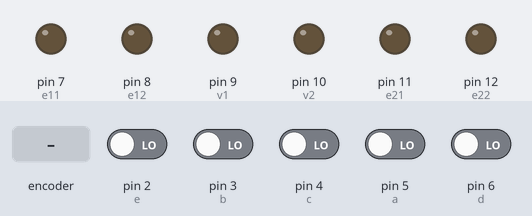
This sketch was run on a simulated Arduino Uno, built with avr-gcc and run on an emulated ATmega328P. Parts: output pins drawn as LEDs (lit = HIGH). Dashed ring = blinking. Inputs (shaded band) come from the test bench; at power-on: pin 2 (e), pin 3 (b), pin 4 (c), pin 5 (a), pin 6 (d) LOW.

Above: at 1.7 s.
1.8 s: rotary encoder on pin 5 (a) / pin 3 (b) turned 1 step (first pin leading)
At 2.6 s:
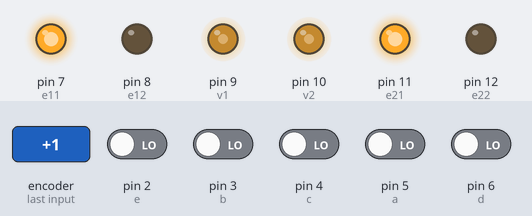
At 4.6 s:
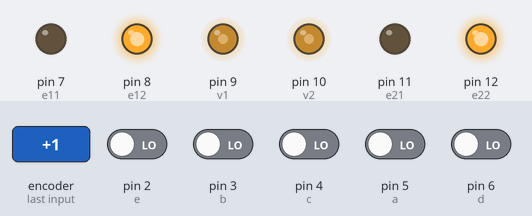
5.0 s: pin 2 (e) driven HIGH
8.0 s: pin 2 (e) driven LOW
At 9.7 s:
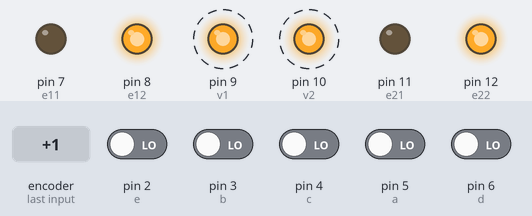
11.0 s: pin 4 (c) driven HIGH
At 12.5 s:
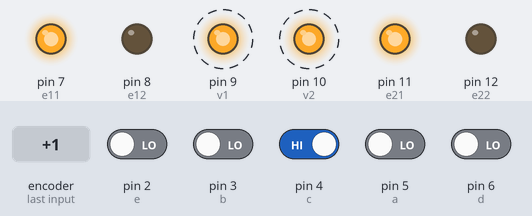
14.0 s: pin 6 (d) driven HIGH
17.0 s: pin 2 (e) driven HIGH
Timing chart, 0 to 21.0 s (numbered marks = the images above; inputs shaded):
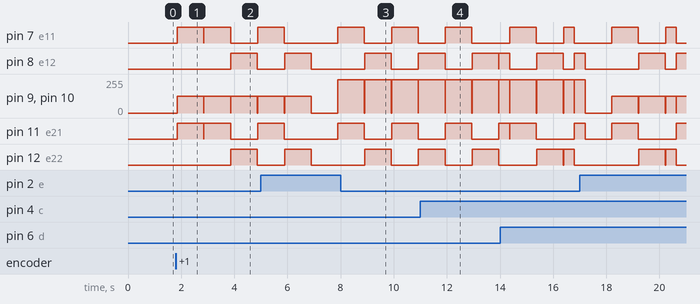

The sketch:

SillaRuedas2.ino
```cpp
//SillaRuedas2.ino


const int e11=7,e12=8,v1=9,v2=10,e21=11,e22=12,a=5,b=3,c=4,d=6,e=2;
int valor;
bool vel,ad,at,de,iz,edo;

void setup() {
	Serial.begin(9600);
	pinMode(e11,OUTPUT);
	pinMode(e12,OUTPUT);
	pinMode(e21,OUTPUT);
	pinMode(e22,OUTPUT);
	pinMode(v1,OUTPUT);
	pinMode(v2,OUTPUT);
	pinMode(a,INPUT);
	pinMode(b,INPUT);
	pinMode(c,INPUT);
	pinMode(d,INPUT);
	pinMode(e,INPUT);
	delay(500);
	edo=0;
	apagar();
}

void loop() {
	vel=digitalRead(e);
	ad=digitalRead(a);
	at=digitalRead(b);
	iz=digitalRead(c);
	de=digitalRead(d);

	if(vel==HIGH){
		edo=!edo;
		delay(1000);
	}

	valor=125+edo*125;

 	if(ad==HIGH){
 		pe();
 		digitalWrite(e11,HIGH);
 		digitalWrite(e21,HIGH);
 		delay(1000);
 		apagar();
 	}
	if(at==HIGH){
 		pe();
 		digitalWrite(e12,HIGH);
 		digitalWrite(e22,HIGH);
 		delay(1000);
 		apagar();
 	}
 	if(de==HIGH){
 		pe();
 		digitalWrite(e11,HIGH);
 		digitalWrite(e22,HIGH);
 		delay(400);
 		apagar();
 	}
 	if(iz==HIGH){
 		pe();
 		digitalWrite(e12,HIGH);
 		digitalWrite(e21,HIGH);
 		delay(400);
 		apagar();
	}
}


void apagar(){
	digitalWrite(e11,LOW);
	digitalWrite(e12,LOW);
	digitalWrite(e21,LOW);
	digitalWrite(e22,LOW);
	digitalWrite(v1,LOW);
	digitalWrite(v2,LOW);
	delay(10);
}

void pe(){
  	analogWrite(v1,valor);
 	analogWrite(v2,valor);
}
```

Measured:
- after the input at 1.8 s, pin 7 (e11), pin 11 (e21): goes HIGH 1.0 s, LOW 0.01 s, HIGH 1.0 s, LOW 1.0 s, then HIGH, starting after 0.05 s; pin 8 (e12), pin 12 (e22): LOW → HIGH after 2.1 s, → LOW 1.0 s later; pin 9 (v1), pin 10 (v2): 0/255 → 125/255 after 0.05 s
